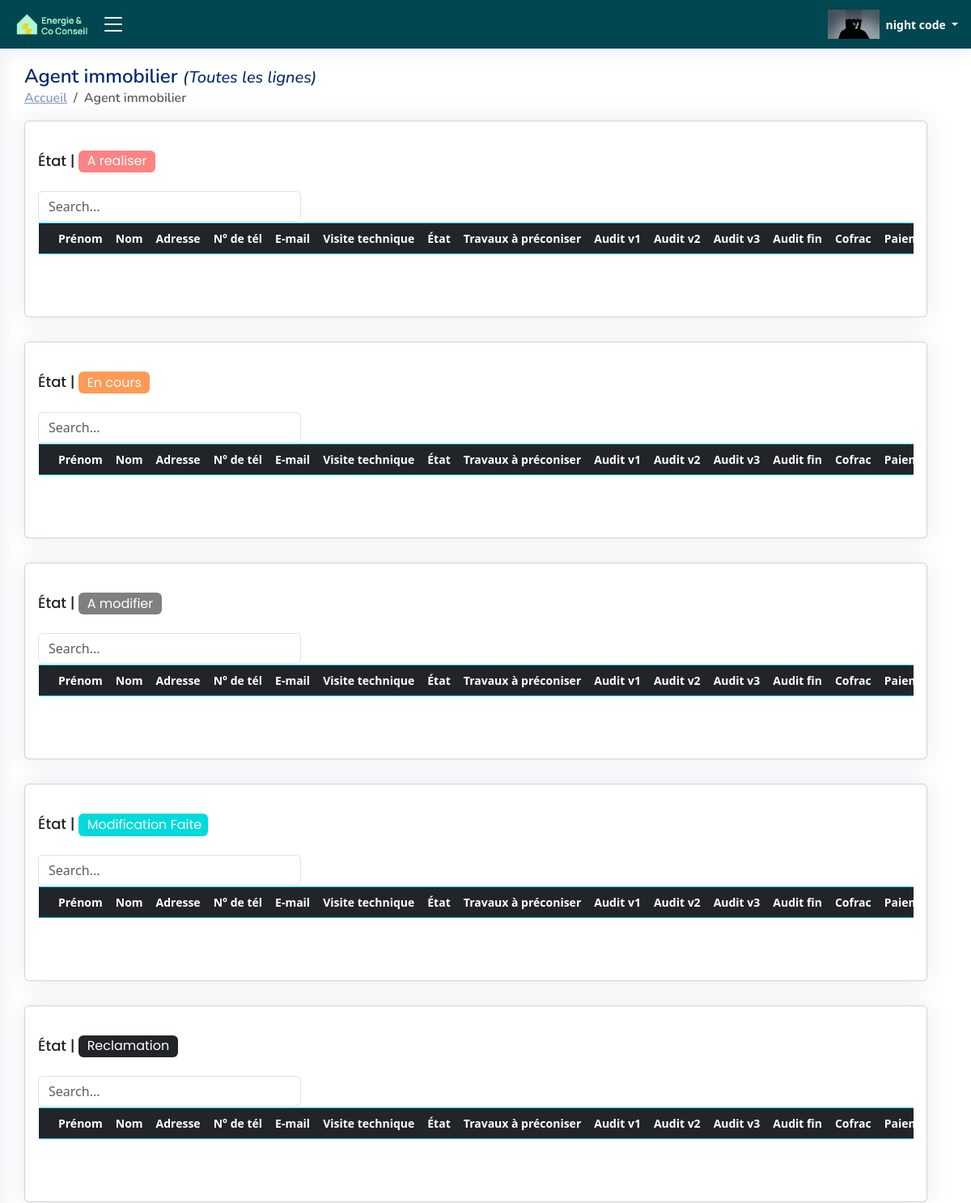
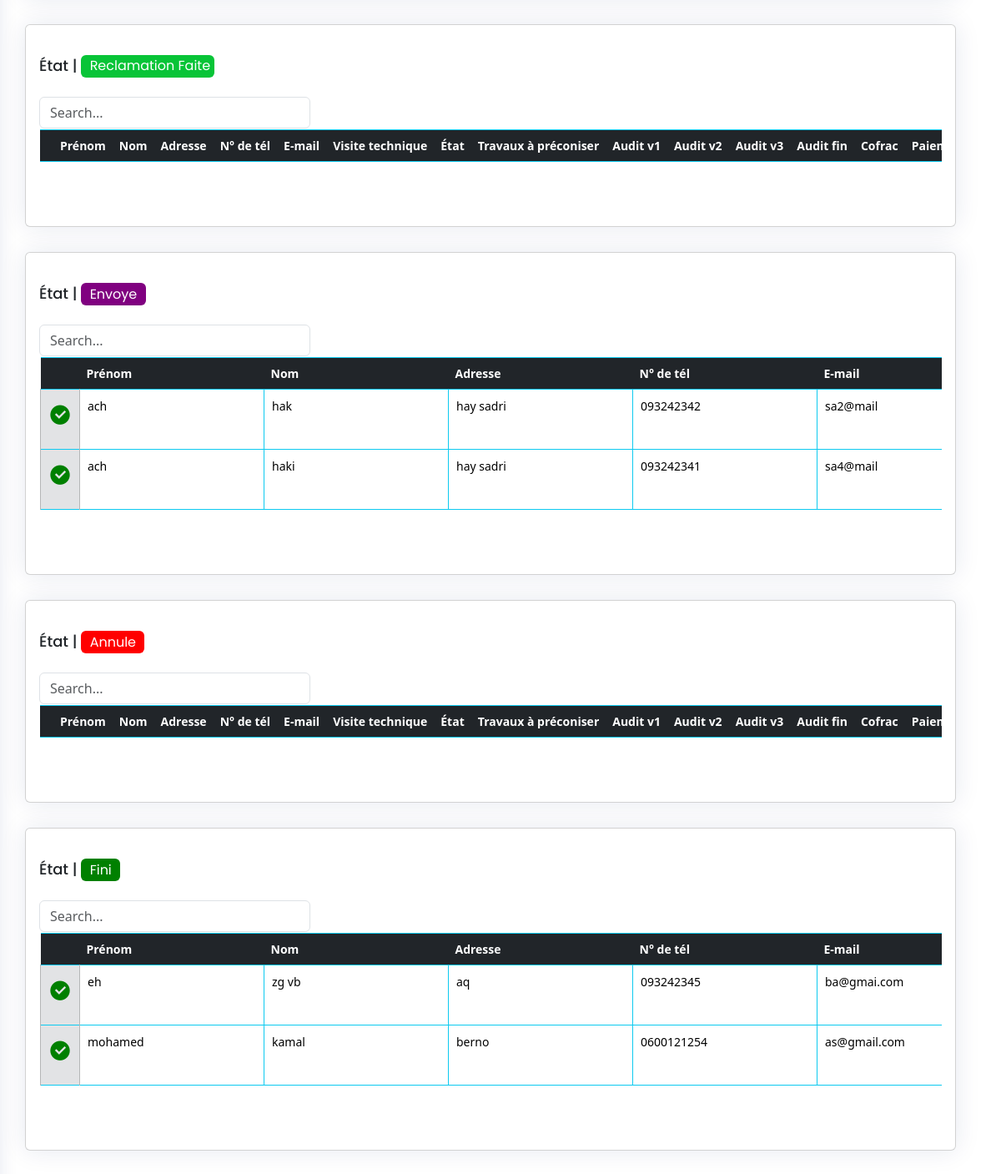
The page /AI_audit_ALL/ (signed in) on the database its author committed (2 pictures, top to bottom).
### ERapp/models.py (models this page shows, shortened)
class USER(AbstractBaseUser, PermissionsMixin):
    email = models.EmailField(unique=True)
    first_name = models.CharField(max_length=30, blank=True, null=True)
    last_name = models.CharField(max_length=30, blank=True, null=True)
    role = models.CharField(max_length=255, blank=True, null=True)
    agent = models.CharField(max_length=30, blank=True, null=True)
    num = models.CharField(max_length=30, blank=True, null=True)
    is_active = models.BooleanField(default=True)
    is_staff = models.BooleanField(default=False)
    is_superuser = models.BooleanField(default=False)
    profile_pic = models.ImageField(blank=True, upload_to='uploads/profilePic',default='uploads/default_user_avatar.png')
    date_joined = models.DateTimeField(default=timezone.now)
    last_login = models.DateTimeField(blank=True, null=True)
    user_id = models.CharField(max_length=255,blank=True, null=True)
    auditeur = models.BooleanField(default=False)
    be = models.BooleanField(default=False)
    ai = models.BooleanField(default=False)
    com_name = models.CharField(max_length=255,blank=True, null=True)
    objects = CustomUserManager()
    USERNAME_FIELD = 'email'
    REQUIRED_FIELDS = ['first_name', 'last_name']

class TableData001(models.Model):
    cell_id = models.CharField(max_length=255,blank=True)
    firstname = models.CharField(max_length=255,blank=True)
    lastname = models.CharField(max_length=255,blank=True)
    address = models.CharField(max_length=255,blank=True)
    email = models.CharField(max_length=255,blank=True)
    num = models.CharField(max_length=255,blank=True)
    precaite = models.CharField(max_length=255,blank=True)
    vt = models.FileField(upload_to='uploads/files',blank=True)
    etat_vt = models.CharField(default="En cours",max_length=255,blank=True)
    etat = models.CharField(default="A realiser",max_length=255,blank=True)
    tp = models.CharField(max_length=255,blank=True)
    auditV1 = models.FileField(upload_to='uploads/files/%Y/%m/%d/',blank=True)
    auditV2 = models.FileField(upload_to='uploads/files/%Y/%m/%d/',blank=True)
    auditV3 = models.FileField(upload_to='uploads/files/%Y/%m/%d/',blank=True)
    cofrac = models.CharField(max_length=255,blank=True)
    paiement = models.BooleanField(default=False)
    auditeur = models.CharField(max_length=255,blank=True)
    agent= models.CharField(max_length=255,blank=True,null=True)
    bureau_d_etude = models.CharField(max_length=255,blank=True,null=True)
    be = models.BooleanField(default=False)
    ai = models.BooleanField(default=False)
    creation_time = models.DateTimeField(auto_now_add=True, blank = True)
    Envoye_time = models.DateTimeField(null=True, blank=True, default=None)
    Envoye_time_checker = models.BooleanField(default=False)
    Envoye_by_user= models.CharField(max_length=255,blank=True,null=True)
    fini_time = models.DateTimeField(null=True, blank=True, default=None)
    fini_time_checker = models.BooleanField(default=False)
    fini_by_user=models.CharField(max_length=255,blank=True,null=True)
    Modification_Faite_time = models.DateTimeField(null=True, blank=True, default=None)
    Modification_Faite_time_checker = models.BooleanField(default=False)
    Modification_Faite_time_checker_2 = models.BooleanField(default=False)
    Modification_Faite_by_user=models.CharField(max_length=255,blank=True,null=True)

### ERapp/views.py (the view)
# urls.py: path('AI_audit_ALL/',AI_audit_ALL ,name="AI_audit_ALL"),
@login_required
def AI_audit_ALL(request): # add row (,firstname,lastname,addressm,num,etat,tp,cofrac,paiment,agent,)
    redirect_page="/AI_audit_ALL/"
    html_page="AI_audit_ALL.html"
    list=audit_pages(request,redirect_page,html_page)
    return render(request, f"html/{html_page}", list)

### ERapp/templates/html/AI_audit_ALL.html (shortened to what this page needs)
{% load static %}
{% load l10n %}
{% load humanize %}
<!DOCTYPE html>
<html lang="fr">
<head>
  <link rel="stylesheet" href="https://cdnjs.cloudflare.com/ajax/libs/font-awesome/5.15.3/css/all.min.css">
  <link href="{% static 'css/style.css' %}" rel="stylesheet" type="text/css">
  <link href="{% static 'vendor/bootstrap/css/bootstrap.min.css' %}" rel="stylesheet">
  <link href="{% static 'vendor/bootstrap-icons/bootstrap-icons.css' %}" rel="stylesheet">
  <link href="{% static 'vendor/boxicons/css/boxicons.min.css' %}" rel="stylesheet">
  <link href="{% static 'vendor/quill/quill.snow.css' %}" rel="stylesheet">
  <link href="{% static 'vendor/quill/quill.bubble.css' %}" rel="stylesheet">
  <link href="{% static 'vendor/remixicon/remixicon.css' %}" rel="stylesheet">
  <link href="{% static 'vendor/simple-datatables/style.css' %}" rel="stylesheet">
</head>
<body onload="load()">
  {% if user.is_authenticated  and "auditeur" in user.role  %}
  <header id="header" class="header fixed-top d-flex align-items-center">
    <div class="d-flex align-items-center justify-content-between logo_with_button" >
      <a href="{% url 'main_page' %}"  class="logo d-flex align-items-center">
        <img src="{% static 'image\logo.png' %}" alt="" >
      </a>
      <i class="bi bi-list toggle-sidebar-btn " id="click_side_bar"></i>
    </div>
    <nav class="header-nav ms-auto">
      <ul class="d-flex align-items-center">
        <li class="nav-item dropdown pe-3">
          <a class="nav-link nav-profile d-flex align-items-center pe-0" href="#" data-bs-toggle="dropdown">
            <img src="{{ user.profile_pic.url }}"  alt="Image">
            <span class="d-none d-md-block dropdown-toggle ps-2">{{ user.first_name }} {{ user.last_name }} </span>
          </a>
        </li>
      </ul>
    </nav>
  </header>
  <main id="main" class="main">
    <div class="pagetitle">
      <h1>Agent immobilier <i class="h5">(Toutes les lignes)</i></h1>
      <nav>
        <ol class="breadcrumb">
          <li class="breadcrumb-item"><a href="{% url 'main_page' %}">Accueil</a></li>
          <li class="breadcrumb-item active">Agent immobilier</li>
        </ol>
      </nav>
    </div>
    <section class="section dashboard">
      <div class="row">
            {% for k  in table_index %}
            <div class="row">
              <div class="col-12">
                <div class="card recent-sales">
                  <div class="card-body">
                    <h5 class="card-title">État | <span class="badge" data-badge="{{k.state}}"> {{k.state}}</span> </h5>
                    <input class="form-control" type="text" id="filterInput_{{ k.index }}" placeholder="Search..." style="width:30%;min-width:100px;">
                      <div class="overflow-auto" style="padding:1px;">
                      <form method="post"  enctype="multipart/form-data" id="myForm" >
                      <table class="table  table-hover   table-bordered  table-borderless border-info " id="tableDATA_{{k.index}}" cellspacing="0" >
                          <thead class="table-dark border-info">
                            <th class="fixed-column" ></th>
                            <th onclick="sortTable('tableDATA_{{k.index}}',1)">Prénom</th>
                            <th onclick="sortTable('tableDATA_{{k.index}}',2)">Nom</th>
                            <th onclick="sortTable('tableDATA_{{k.index}}',3)" >Adresse </th>
                            <th onclick="sortTable('tableDATA_{{k.index}}',4)">N° de tél</th>
                            <th onclick="sortTable('tableDATA_{{k.index}}',5)">E-mail</th>
                            <th colspan=2>Visite technique</th>
                            <th >État</th>
                            <th onclick="sortTable('tableDATA_{{k.index}}',9)">Travaux à préconiser</th>
                            <th>Audit v1</th>
                            <th>Audit v2</th>
                            <th>Audit v3</th>
                            <th>Audit fin</th>
                            <th onclick="sortTable('tableDATA_{{k.index}}',14)">Cofrac</th>
                            <th >Paiement</th>
                          </thead>
                          <tbody id="myTable_{{k.index}}" >
                            {% for item in data %}
                            {% if item.etat == k.state and item.ai == True %}
                              <tr id="tr_{{ item.cell_id }}">
                                <td class="fixed-column table-secondary"><button  class="button_table_data" onclick="submitForm__01('{{item.cell_id}}','1','{{redirect_next_page}}','send_data')" type="button" id="table{{k.index}}_edit_col" name="button_edit_data_on_table" value="{{item.cell_id}}" ><i class="ri-checkbox-circle-fill fa-2x color_green " id="i_for_edit_button"></i></button></td>
                                <td class="td_input_cell" ><input class="input_table_data" type="text" name="table_firstname_{{ item.cell_id }}" id="table{{k.index}}_firstname{{ item.cell_id }}" value="{{ item.firstname }}" ></td>
                                <td class="td_input_cell"><input class="input_table_data" type="text" name="table_lastname_{{ item.cell_id }}" id="table{{k.index}}_lastname{{ item.cell_id }}" value="{{ item.lastname }}"  ></td>
                                <td class="td_input_cell"><input class="input_table_data" type="text" name="table_address_{{ item.cell_id }}" id="table{{k.index}}_address{{ item.cell_id }}" value="{{ item.address }}"  ></td>
                                <td class="td_input_cell"><input class="input_table_data" type="text" name="table_num_{{ item.cell_id }}" id="table{{k.index}}_num{{ item.cell_id }}" value="{{ item.num }}"  ></td>
                                <td class="td_input_cell"><input class="input_table_data" type="text" name="table_email_{{ item.cell_id }}" id="table{{k.index}}_email{{ item.cell_id }}" value="{{ item.email }}"  ></td>
                              </tr>
                              {% endif %}
                              {% endfor %}
                          </tbody>
                      </table>
                  </form>
                </div>
                  </div>
                </div>
              </div>
            </div>
            {% endfor %}
      </div>
    </section>
  </main>
  {% else %}
  <script>
    window.location.href = "{% url 'not_logged_in' %}";
  </script>
  {% endif %}
</body>
</html>

### rows shown on the page
USER: profile_pic (picture), first_name "night", last_name "code"
TableData001: firstname "ach", lastname "hak", address "hay sadri", num "093242342", email "sa2@mail"
TableData001: firstname "ach", lastname "haki", address "hay sadri", num "093242341", email "sa4@mail"
TableData001: firstname "eh", lastname "zg vb", address "aq", num "093242345", email "ba@gmai.com"
TableData001: firstname "mohamed", lastname "kamal", address "berno", num "0600121254", email "as@gmail.com"

### other values the page prints
{{ k.state }} "A realiser" "En cours" "A modifier" "Modification Faite" "Reclamation" "Reclamation Faite" "Envoye" "Annule" "Fini"
